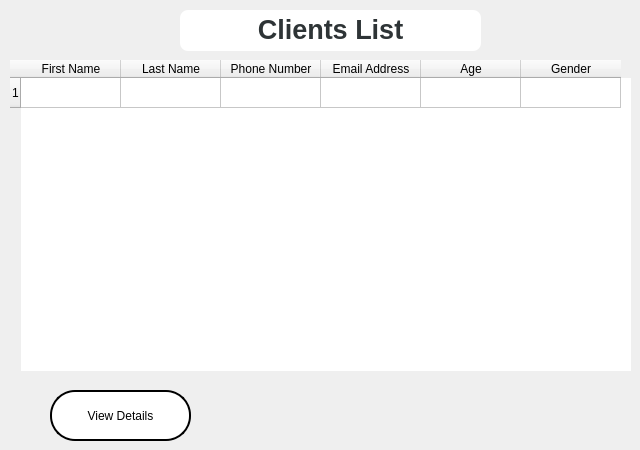
       <widget class="QWidget" name="viewClientsPage">
        <widget class="QTextEdit" name="viewClientsTitle">
         <property name="enabled">
          <bool>false</bool>
         </property>
         <property name="geometry">
          <rect>
           <x>180</x>
           <y>10</y>
           <width>301</width>
           <height>41</height>
          </rect>
         </property>
         <property name="styleSheet">
          <string notr="true">#viewClientsTitle{

	background: white;
	border:none;
	border-radius: 8px;

}</string>
         </property>
         <property name="html">
          <string>&lt;!DOCTYPE HTML PUBLIC &quot;-//W3C//DTD HTML 4.0//EN&quot; &quot;http://www.w3.org/TR/REC-html40/strict.dtd&quot;&gt;
&lt;html&gt;&lt;head&gt;&lt;meta name=&quot;qrichtext&quot; content=&quot;1&quot; /&gt;&lt;style type=&quot;text/css&quot;&gt;
p, li { white-space: pre-wrap; }
&lt;/style&gt;&lt;/head&gt;&lt;body style=&quot; font-family:'Sans'; font-size:10pt; font-weight:400; font-style:normal;&quot;&gt;
&lt;p align=&quot;center&quot; style=&quot; margin-top:0px; margin-bottom:0px; margin-left:0px; margin-right:0px; -qt-block-indent:0; text-indent:0px;&quot;&gt;&lt;span style=&quot; font-size:20pt; font-weight:600; color:#2e3436;&quot;&gt;Clients List&lt;/span&gt;&lt;/p&gt;&lt;/body&gt;&lt;/html&gt;</string>
         </property>
        </widget>
        <widget class="QTableWidget" name="clientListTable">
         <property name="geometry">
          <rect>
           <x>10</x>
           <y>60</y>
           <width>621</width>
           <height>311</height>
          </rect>
         </property>
         <property name="styleSheet">
          <string notr="true">border: none;</string>
         </property>
         <property name="editTriggers">
          <set>QAbstractItemView::AnyKeyPressed</set>
         </property>
         <row>
          <property name="text">
           <string>1</string>
          </property>
         </row>
         <column>
          <property name="text">
           <string>First Name</string>
          </property>
         </column>
         <column>
          <property name="text">
           <string>Last Name</string>
          </property>
         </column>
         <column>
          <property name="text">
           <string>Phone Number</string>
          </property>
         </column>
         <column>
          <property name="text">
           <string>Email Address</string>
          </property>
         </column>
         <column>
          <property name="text">
           <string>Age</string>
          </property>
         </column>
         <column>
          <property name="text">
           <string>Gender</string>
          </property>
         </column>
        </widget>
        <widget class="QPushButton" name="viewClientDetailsBtn">
         <property name="geometry">
          <rect>
           <x>50</x>
           <y>390</y>
           <width>141</width>
           <height>51</height>
          </rect>
         </property>
         <property name="cursor">
          <cursorShape>PointingHandCursor</cursorShape>
         </property>
         <property name="styleSheet">
          <string notr="true">#viewClientDetailsBtn{

border: 2px solid black;
background: white;
border-radius: 25px;
}

#viewClientDetailsBtn:hover{

	background:   qlineargradient( x1:0 y1:0, x2:1 y2:0, stop:0 #ffeaa7, stop:1 #fab1a0);


	color:#555;
}






</string>
         </property>
         <property name="text">
          <string>View Details</string>
         </property>
        </widget>
       </widget>
